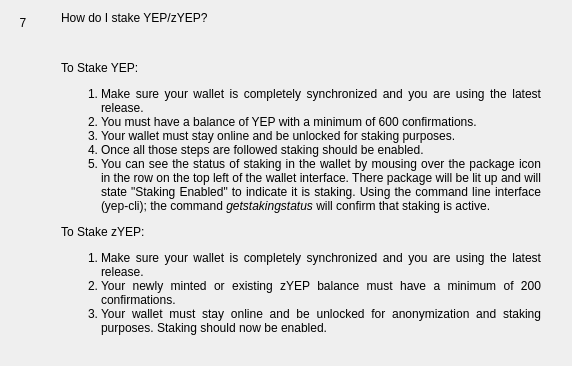
                  <widget class="QWidget" name="widgetFaq7" native="true">
                   <layout class="QHBoxLayout" name="horizontalpage_7" stretch="0,1">
                    <item alignment="Qt::AlignTop">
                     <widget class="QLabel" name="labelNumber7">
                      <property name="minimumSize">
                       <size>
                        <width>24</width>
                        <height>24</height>
                       </size>
                      </property>
                      <property name="maximumSize">
                       <size>
                        <width>16777215</width>
                        <height>24</height>
                       </size>
                      </property>
                      <property name="text">
                       <string>7</string>
                      </property>
                      <property name="alignment">
                       <set>Qt::AlignCenter</set>
                      </property>
                     </widget>
                    </item>
                    <item>
                     <layout class="QVBoxLayout" name="verticalLayoutpage_7">
                      <property name="leftMargin">
                       <number>20</number>
                      </property>
                      <property name="rightMargin">
                       <number>20</number>
                      </property>
                      <item>
                       <widget class="QLabel" name="labelSubtitle7">
                        <property name="text">
                         <string>How do I stake YEP/zYEP?</string>
                        </property>
                        <property name="wordWrap">
                         <bool>true</bool>
                        </property>
                       </widget>
                      </item>
                      <item>
                       <spacer name="verticalSpacer_70">
                        <property name="orientation">
                         <enum>Qt::Vertical</enum>
                        </property>
                        <property name="sizeType">
                         <enum>QSizePolicy::Fixed</enum>
                        </property>
                        <property name="sizeHint" stdset="0">
                         <size>
                          <width>20</width>
                          <height>30</height>
                         </size>
                        </property>
                       </spacer>
                      </item>
                      <item>
                       <widget class="QLabel" name="labelContent7">
                        <property name="text">
                         <string>
                           &lt;html&gt;&lt;head/&gt;&lt;body&gt;&lt;p align=&quot;justify&quot;&gt;
                           To Stake YEP:
                           &lt;/p&gt;&lt;p align=&quot;justify&quot;&gt;
                           &lt;ol&gt;&lt;li&gt;
                           Make sure your wallet is completely synchronized and you are using the latest release.
                           &lt;li&gt;
                           You must have a balance of YEP with a minimum of 600 confirmations.
                           &lt;li&gt;
                           Your wallet must stay online and be unlocked for staking purposes.
                           &lt;li&gt;
                           Once all those steps are followed staking should be enabled.
                           &lt;li&gt;
                           You can see the status of staking in the wallet by mousing over the package icon in the row on the top left of the wallet interface. There package will be lit up and will state &quot;Staking Enabled&quot; to indicate it is staking.  Using the command line interface (yep-cli); the command &lt;i&gt;getstakingstatus&lt;/i&gt; will confirm that staking is active.
                           &lt;/li&gt;&lt;/ol&gt;
                           &lt;/p&gt;&lt;p align=&quot;justify&quot;&gt;
                           To Stake zYEP:
                           &lt;/p&gt;&lt;p align=&quot;justify&quot;&gt;
                           &lt;ol&gt;&lt;li&gt;
                           Make sure your wallet is completely synchronized and you are using the latest release.
                           &lt;li&gt;
                           Your newly minted or existing zYEP balance must have a minimum of 200 confirmations.
                           &lt;li&gt;
                           Your wallet must stay online and be unlocked for anonymization and staking purposes.
                           Staking should now be enabled.
                           &lt;/li&gt;&lt;/ol&gt;
                           &lt;/p&gt;&lt;/body&gt;&lt;/html&gt;
                         </string>
                        </property>
                        <property name="alignment">
                         <set>Qt::AlignLeading|Qt::AlignLeft|Qt::AlignTop</set>
                        </property>
                        <property name="wordWrap">
                         <bool>true</bool>
                        </property>
                       </widget>
                      </item>
                      <item>
                       <spacer name="verticalSpacer_71">
                        <property name="orientation">
                         <enum>Qt::Vertical</enum>
                        </property>
                        <property name="sizeHint" stdset="0">
                         <size>
                          <width>20</width>
                          <height>20</height>
                         </size>
                        </property>
                       </spacer>
                      </item>
                     </layout>
                    </item>
                   </layout>
                  </widget>
